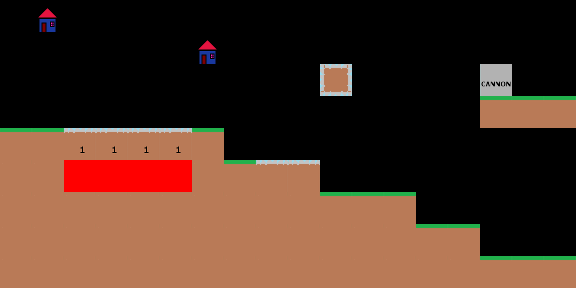

Below is a game level as drawn by its tile map, then a one-line description and the .tmx file that defines it, in full:
An orthogonal 18x9 tile map with 32x32 px tiles, 1 tile layer (Tile Layer 1).

<map version="1.0" orientation="orthogonal" renderorder="right-down" width="18" height="9" tilewidth="32" tileheight="32" nextobjectid="1">
 <tileset firstgid="1" name="BasicTileSet32x32" tilewidth="32" tileheight="32" tilecount="16" columns="16">
  <image source="BasicTileSet32x32.png" width="512" height="32" />
 </tileset>
 <layer name="Tile Layer 1" width="18" height="9">
  <data encoding="csv">
0,8,0,0,0,0,0,0,0,0,0,0,0,0,0,0,0,0,
0,0,0,0,0,0,8,0,0,0,0,0,0,0,0,0,0,0,
0,0,0,0,0,0,0,0,0,0,7,0,0,0,0,11,0,0,
0,0,0,0,0,0,0,0,0,0,0,0,0,0,0,2,2,2,
2,2,3,3,3,3,2,0,0,0,0,0,0,0,0,0,0,0,
1,1,10,10,10,10,1,2,12,12,0,0,0,0,0,0,0,0,
1,1,1,1,1,1,1,1,1,1,2,2,2,0,0,0,0,0,
1,1,1,1,1,1,1,1,1,1,1,1,1,2,2,0,0,16,
1,1,1,1,1,1,1,1,1,1,1,1,1,1,1,2,2,2
</data>
 </layer>
</map>
